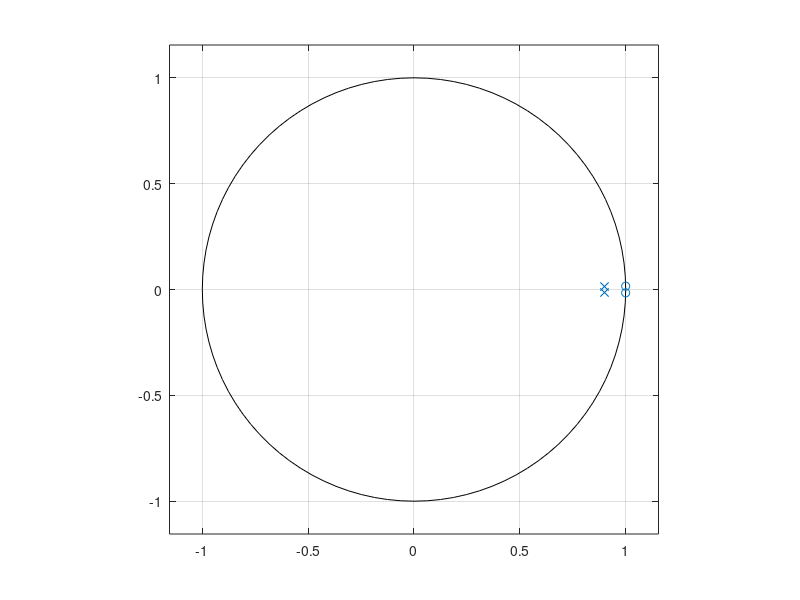
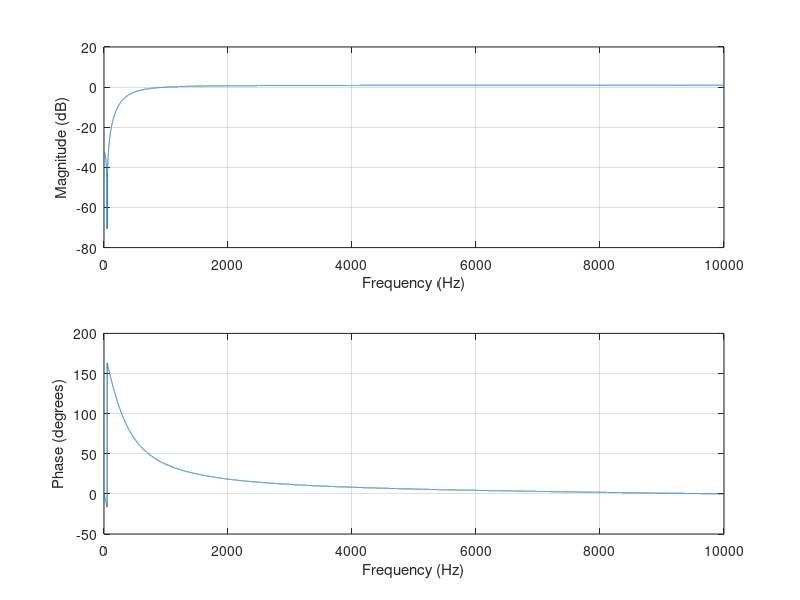

Source code (MATLAB) for these figures, in order: (Note: this script raises an error after producing the figures.)
% http://dsp.stackexchange.com/questions/1088/filtering-50hz-using-a-notch-filter-in-matlab

fs = 20000;             %#sampling rate
f0 = 50;                %#notch frequency
fn = fs/2;              %#Nyquist frequency
freqRatio = f0/fn;      %#ratio of notch freq. to Nyquist freq.

notchWidth = 0.1;       %#width of the notch

%Compute zeros
zeros = [exp( sqrt(-1)*pi*freqRatio ), exp( -sqrt(-1)*pi*freqRatio )];

%#Compute poles
poles = (1-notchWidth) * zeros;

figure;
zplane(zeros.', poles.');

b = poly( zeros ); %# Get moving average filter coefficients
a = poly( poles ); %# Get autoregressive filter coefficients

figure;
freqz(b,a,32000,fs)

%#filter signal x
y = filter(b,a,x);